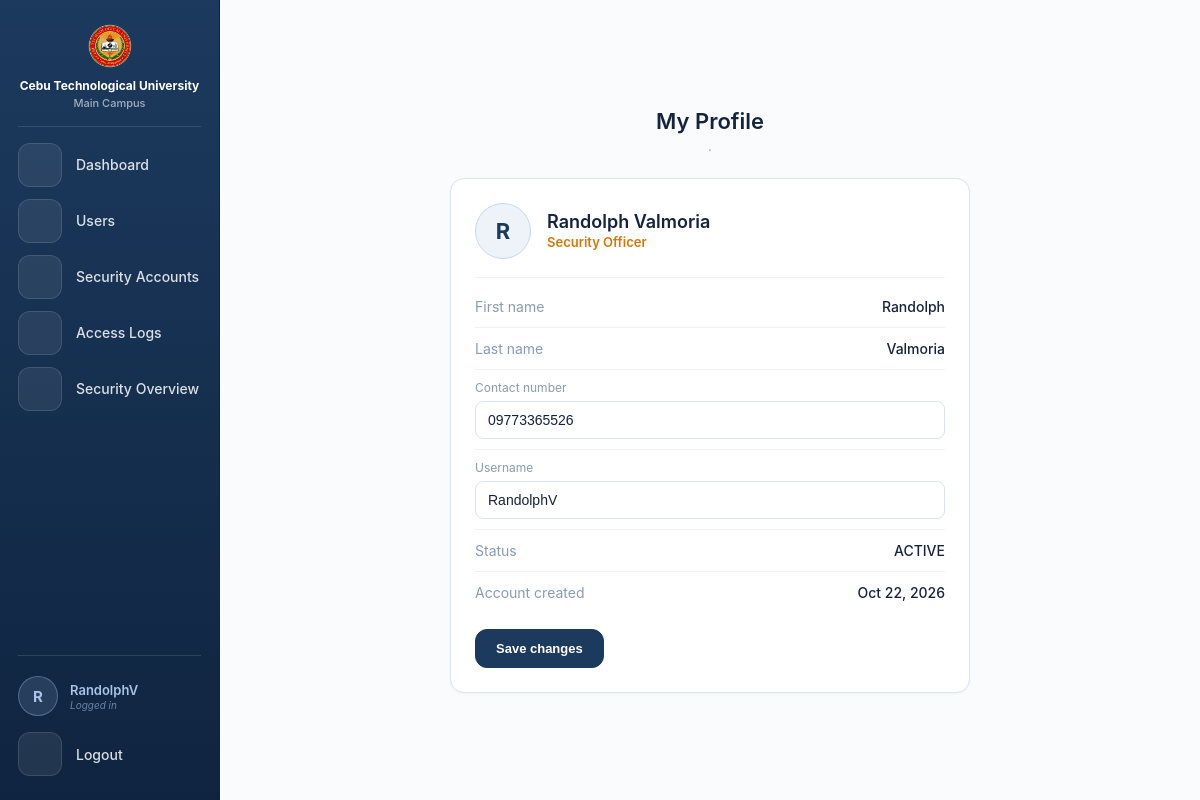
The page /final/officer_profile.php (signed in) on the database its author committed.
### tables this page shows
CREATE TABLE `staff` (
  `id` int(10) UNSIGNED NOT NULL,
  `username` varchar(50) NOT NULL,
  `password_hash` varchar(255) NOT NULL,
  `first_name` varchar(50) NOT NULL DEFAULT '',
  `last_name` varchar(50) NOT NULL DEFAULT '',
  `role` enum('admin','officer','personnel') NOT NULL,
  `contact_number` varchar(20) DEFAULT NULL,
  `status` enum('ACTIVE','INACTIVE') NOT NULL DEFAULT 'ACTIVE',
  `must_change_password` tinyint(1) NOT NULL DEFAULT 0,
  `created_at` datetime DEFAULT current_timestamp(),
  `gate` varchar(5) NOT NULL DEFAULT 'NONE'
);

### final/officer_profile.php (the view, shortened to what this page needs)
<?php
include_once 'auth.php';
$loggedName = $_SESSION['officer_username'] ?? 'Officer';
$staffId = (int)($_SESSION['staff_ids']['officer'] ?? 0);
$me = null;
if ($staffId > 0) {
    $stmt = $conn->prepare("SELECT username, first_name, last_name, contact_number, status, created_at FROM staff WHERE id = ? AND role = 'officer' LIMIT 1");
    $stmt->bind_param("i", $staffId);
    $stmt->execute();
    $me = $stmt->get_result()->fetch_assoc();
}
function icon($name) {
    $paths = [
        'home'   => '<path d="M3 11l9-8 9 8"/><path d="M5 10v10h14V10"/>',
        'user'   => '<circle cx="12" cy="8" r="4"/><path d="M4 21c0-4.4 3.6-7 8-7s8 2.6 8 7"/>',
        'lock'   => '<rect x="5" y="11" width="14" height="10" rx="2"/><path d="M8 11V8a4 4 0 018 0v3"/>',
        'list'   => '<path d="M8 6h12M8 12h12M8 18h12M4 6h.01M4 12h.01M4 18h.01"/>',
        'chart'  => '<path d="M4 20V10M10 20V4M16 20v-7M22 20H2"/>',
        'logout' => '<path d="M9 21H5V3h4"/><path d="M16 17l5-5-5-5M21 12H9"/>',
    ];
    return '<svg viewBox="0 0 24 24" aria-hidden="true">' . $paths[$name] . '</svg>';
}
$fullName = $me ? trim($me['first_name'] . ' ' . $me['last_name']) : '';
?>
<!DOCTYPE html>
<html lang="en">
<head>
</head>
<body>
<nav class="sidebar" aria-label="Main">
  <div class="logo">
    <img src="lego.png" alt="Lego">
    <div class="logo-text">
      <span class="logo-univ">Cebu Technological University</span>
      <span class="logo-campus">Main Campus</span>
    </div>
  </div>
  <div class="sidebar-divider"></div>
  <a class="nav-item" href="officer_dashboard.php" data-tip="Dashboard" aria-label="Dashboard"><span class="nav-icon"><?= icon('home') ?></span><span class="nav-label">Dashboard</span></a>
  <a class="nav-item" href="officer_users.php" data-tip="Users" aria-label="Users"><span class="nav-icon"><?= icon('user') ?></span><span class="nav-label">Users</span></a>
  <a class="nav-item" href="officer_security.php" data-tip="Security Accounts" aria-label="Security Accounts"><span class="nav-icon"><?= icon('lock') ?></span><span class="nav-label">Security Accounts</span></a>
  <a class="nav-item" href="officer_logs.php" data-tip="Access Logs" aria-label="Access Logs"><span class="nav-icon"><?= icon('list') ?></span><span class="nav-label">Access Logs</span></a>
  <a class="nav-item" href="security_summary.php?from=officer" data-tip="Security Overview" aria-label="Security Overview"><span class="nav-icon"><?= icon('chart') ?></span><span class="nav-label">Security Overview</span></a>
  <div class="sidebar-divider user-divider"></div>
  <a class="sidebar-user" href="officer_profile.php" title="My profile" aria-current="page">
    <span class="su-avatar"><?= htmlspecialchars(strtoupper(substr($loggedName, 0, 1))) ?></span>
    <span class="su-text">
      <span class="su-name"><?= htmlspecialchars($loggedName) ?></span>
      <span class="su-label">Logged in</span>
    </span>
  </a>
  <a class="nav-item logout-item" href="officer_logout.php" data-tip="Logout" aria-label="Logout"><span class="nav-icon"><?= icon('logout') ?></span><span class="nav-label">Logout</span></a>
</nav>
<main class="main">
  <div class="header">
    <h1>My Profile</h1>
    <p>.</p>
  </div>
  <?php if ($me): ?>
  <div class="profile">
    <div class="profile-head">
      <span class="profile-avatar"><?= htmlspecialchars(strtoupper(substr($me['first_name'] ?: $me['username'], 0, 1))) ?></span>
      <div>
        <div class="profile-name"><?= htmlspecialchars($fullName !== '' ? $fullName : $me['username']) ?></div>
        <div class="profile-role">Security Officer</div>
      </div>
    </div>
    <form method="POST" action="officer_profile.php">
      <div class="profile-row"><span>First name</span><span><?= htmlspecialchars($me['first_name']) ?></span></div>
      <div class="profile-row"><span>Last name</span><span><?= htmlspecialchars($me['last_name']) ?></span></div>
      <div class="field">
        <label for="contact_number">Contact number</label>
        <input type="tel" id="contact_number" name="contact_number" maxlength="20" value="<?= htmlspecialchars($me['contact_number'] ?? '') ?>">
      </div>
      <div class="field">
        <label for="username">Username</label>
        <input type="text" id="username" name="username" maxlength="30" required pattern="[A-Za-z0-9._-]{3,30}" value="<?= htmlspecialchars($me['username']) ?>">
      </div>
      <div class="profile-row"><span>Status</span><span><?= htmlspecialchars($me['status']) ?></span></div>
      <div class="profile-row"><span>Account created</span><span><?= htmlspecialchars(date('M j, Y', strtotime($me['created_at']))) ?></span></div>
      <button type="submit" class="btn">Save changes</button>
    </form>
  </div>
  <?php else: ?>
  <p>Your profile could not be found. Please log in again.</p>
  <?php endif; ?>
</main>
</body>
</html>

### rows shown on the page
staff: first_name "R", first_name+last_name "Randolph Valmoria", first_name "Randolph", last_name "Valmoria", contact_number "09773365526", username "RandolphV", status "ACTIVE", created_at "Oct 22, 2026"

### other values the page prints
substr($loggedName, 0, 1) "R"
$loggedName "RandolphV"
